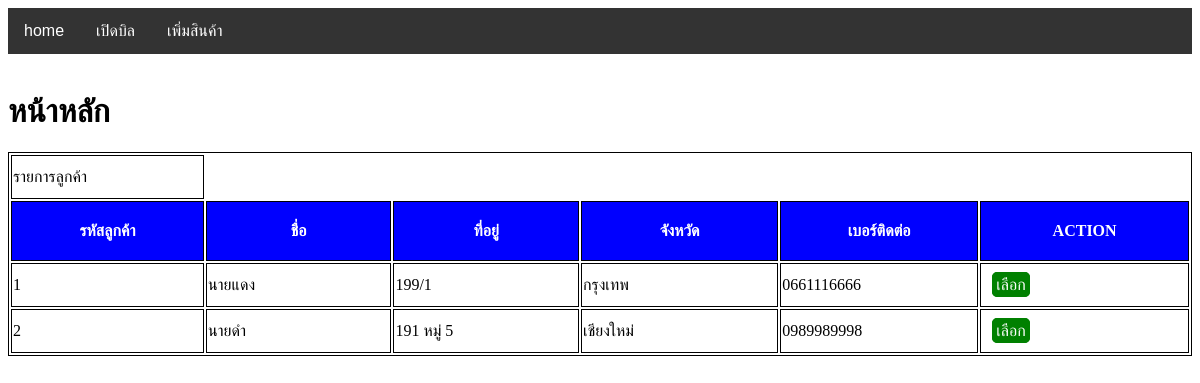
/customer.php, run on the app's committed database.
### tables this page shows
CREATE TABLE `customers` (
  `customer_id` int(11) NOT NULL,
  `customer_name` varchar(255) NOT NULL,
  `customer_address` varchar(255) NOT NULL,
  `customer_town` varchar(255) NOT NULL,
  `customer_phone` text NOT NULL
);

### customer.php (the view, shortened to what this page needs)
<?php
    include("php/connectdb.php")
?>
<!DOCTYPE html>
<html lang="en">
<head>
<link rel="stylesheet" href="style.css">
</head>
<body>
<?php include("php/menu.php") ?><br>
    <h1>หน้าหลัก</h1>
    <div class="wrapper">
<table class="table">
    <thead>
        <td>รายการลูกค้า</td>
        <tr>
            <th>รหัสลูกค้า</th>
            <th>ชื่อ</th>
            <th>ที่อยู่</th>
            <th>จังหวัด</th>
            <th>เบอร์ติดต่อ</th>
            <th>ACTION</th>
        </tr>
    </thead>
        <?php
        $sql = "SELECT *
                FROM customers
                ";
        $result = mysqli_query($conn,$sql);
        while($row = $result->fetch_assoc()){
            echo "
            <tr>
            <td>$row[customer_id]</td>
            <td>$row[customer_name]</td>
            <td>$row[customer_address]</td>
            <td>$row[customer_town]</td>
            <td>$row[customer_phone]</td>
            <td>
                <a class='btn btn1' href='new2.php?customer_id=$row[customer_id]'>เลือก</a>
            </td>
        </tr>
        ";
        }
    ?>
</body>
</html>

### php/menu.php (shortened to what this page needs)
<!DOCTYPE html>
<html lang="en">
<head>
    <link rel="stylesheet" href="css/style.css">
</head>
<body>
<div class="navbar">
<a href="home.php">home</a>
<a href="new2.php">เปิดบิล</a>
  <div class="dropdown">
    <button class="dropbtn">เพิ่มสินค้า
    </button>
  </div>
</div>
</body>
</html>

### css/style.css (style rules this page uses)
body { background-color: white; }
.btn1 { border: 1px solid green; border-radius: 5px; background-color: green; padding: 3px; margin-top: 10px; color: #fff; }

### customer.php (style rules this page uses)
table { border: 1px solid black; }
th { color: white; padding: 20px; background-color: blue; border: 1px solid black; }
td { width: 300px; border: 1px solid black; height: 40px; }
.btn { background-color: red; padding: 2px 5px; border-radius: 5px; text-decoration: none; color : white; }
.btn1 { background-color: green; margin-left: 10px; }

### php/menu.php (style rules this page uses)
.navbar { overflow: hidden; background-color: #333; font-family: Arial; }
.navbar a { float: left; font-size: 16px; color: white; text-align: center; padding: 14px 16px; text-decoration: none; }
.dropdown { float: left; overflow: hidden; }
.dropdown .dropbtn { font-size: 16px; border: none; outline: none; color: white; padding: 14px 16px; background-color: inherit; font-family: inherit; margin: 0; }

### data on the page
customers: customer_id "1", customer_name "นายแดง", customer_address "199/1", customer_town "กรุงเทพ", customer_phone "0661116666"
customers: customer_id "2", customer_name "นายดำ", customer_address "191 หมู่ 5", customer_town "เชียงใหม่", customer_phone "0989989998"
